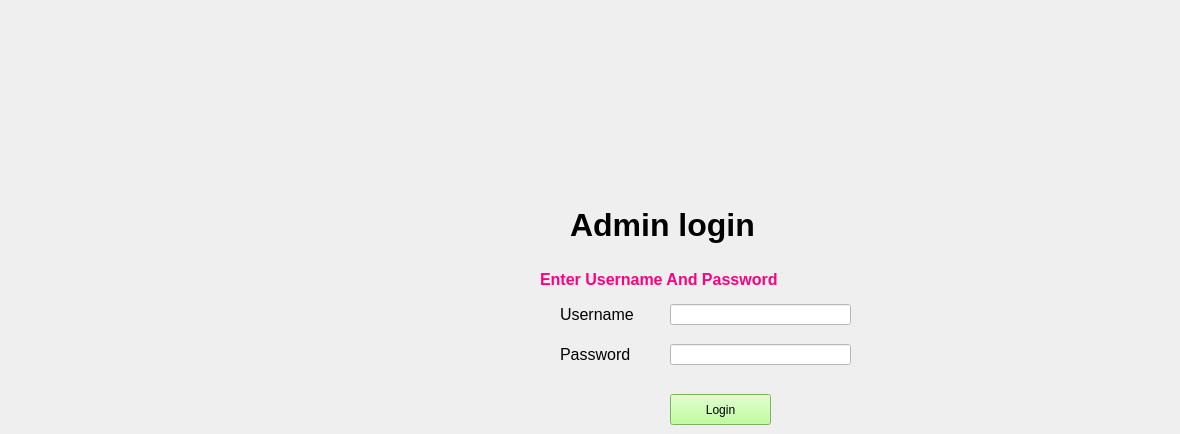
    <widget class="QWidget" name="tab">
     <attribute name="title">
      <string>Login</string>
     </attribute>
     <widget class="QLabel" name="label_2">
      <property name="geometry">
       <rect>
        <x>570</x>
        <y>184</y>
        <width>271</width>
        <height>81</height>
       </rect>
      </property>
      <property name="font">
       <font>
        <pointsize>24</pointsize>
        <weight>75</weight>
        <bold>true</bold>
       </font>
      </property>
      <property name="text">
       <string>Admin login</string>
      </property>
     </widget>
     <widget class="QLabel" name="l01">
      <property name="geometry">
       <rect>
        <x>540</x>
        <y>254</y>
        <width>631</width>
        <height>51</height>
       </rect>
      </property>
      <property name="font">
       <font>
        <pointsize>12</pointsize>
        <weight>75</weight>
        <bold>true</bold>
       </font>
      </property>
      <property name="styleSheet">
       <string notr="true">color: rgb(255, 0, 127);</string>
      </property>
      <property name="text">
       <string>Enter Username And Password</string>
      </property>
     </widget>
     <widget class="QLabel" name="label_4">
      <property name="geometry">
       <rect>
        <x>560</x>
        <y>294</y>
        <width>101</width>
        <height>41</height>
       </rect>
      </property>
      <property name="font">
       <font>
        <pointsize>12</pointsize>
       </font>
      </property>
      <property name="text">
       <string>Username</string>
      </property>
     </widget>
     <widget class="QLabel" name="label_5">
      <property name="geometry">
       <rect>
        <x>560</x>
        <y>344</y>
        <width>91</width>
        <height>21</height>
       </rect>
      </property>
      <property name="font">
       <font>
        <pointsize>12</pointsize>
       </font>
      </property>
      <property name="text">
       <string>Password</string>
      </property>
     </widget>
     <widget class="QLineEdit" name="tb01">
      <property name="geometry">
       <rect>
        <x>670</x>
        <y>304</y>
        <width>181</width>
        <height>21</height>
       </rect>
      </property>
      <property name="font">
       <font>
        <pointsize>12</pointsize>
       </font>
      </property>
      <property name="styleSheet">
       <string notr="true">background-color: rgb(255, 255, 255);</string>
      </property>
      <property name="text">
       <string/>
      </property>
     </widget>
     <widget class="QLineEdit" name="tb02">
      <property name="geometry">
       <rect>
        <x>670</x>
        <y>344</y>
        <width>181</width>
        <height>21</height>
       </rect>
      </property>
      <property name="font">
       <font>
        <pointsize>12</pointsize>
       </font>
      </property>
      <property name="styleSheet">
       <string notr="true">background-color: rgb(255, 255, 255);</string>
      </property>
      <property name="text">
       <string/>
      </property>
      <property name="echoMode">
       <enum>QLineEdit::Password</enum>
      </property>
     </widget>
     <widget class="QPushButton" name="b01">
      <property name="geometry">
       <rect>
        <x>670</x>
        <y>394</y>
        <width>101</width>
        <height>31</height>
       </rect>
      </property>
      <property name="styleSheet">
       <string notr="true">background-color: rgb(170, 255, 127);</string>
      </property>
      <property name="text">
       <string>Login</string>
      </property>
     </widget>
    </widget>
